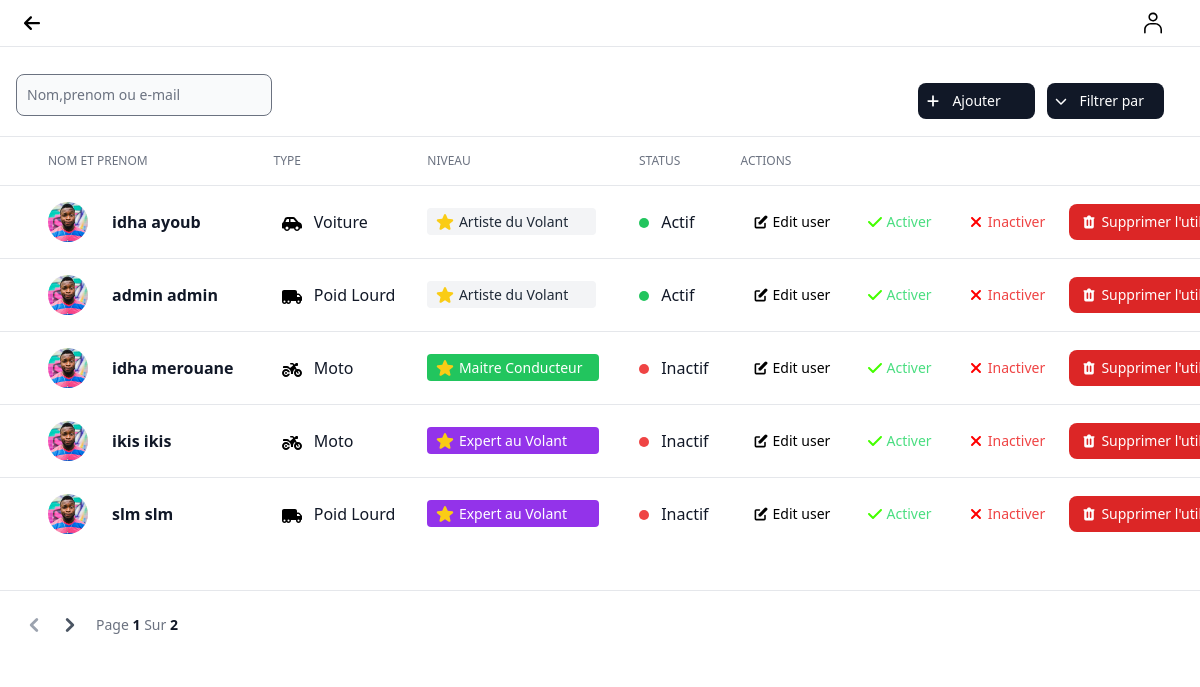
The page /drivers_list on the database as committed earlier.
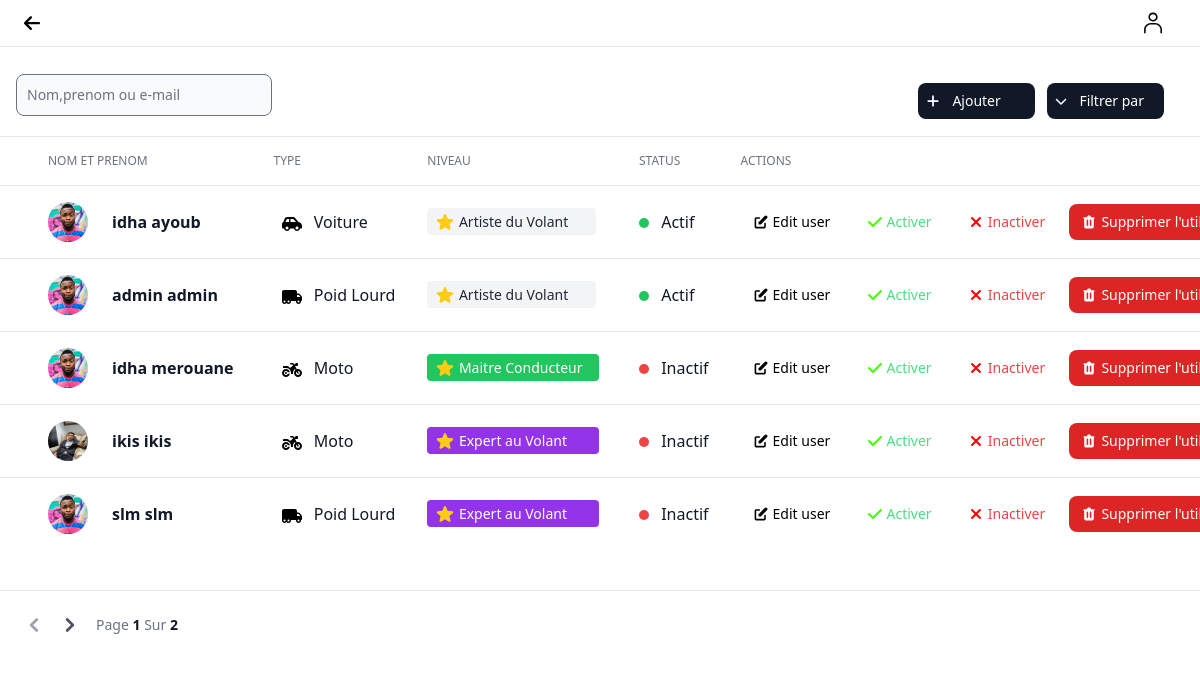
The same page on the database as committed later.
### app/models.py (models this page shows, shortened)
class Driver(models.Model):
    CAR = 'Voiture'
    MOTO = 'Moto'
    POIDS_LOURD = 'Poids Lourd'
    VEHICLE_CHOICES = [
        (CAR ,'Voiture'),
        (MOTO ,'Moto'),
        (POIDS_LOURD ,'Poids lourd'),
    ]
    Artiste_du_Volant='Artiste du Volant'
    Maitre_Conducteur='Maitre Conducteur'
    Expert_au_Volant='Expert au Volant'
    LEVEL_CHOICES=[
        (Artiste_du_Volant, 'Artiste du Volant'),
        (Maitre_Conducteur, 'Maitre Conducteur'),
        (Expert_au_Volant, 'Expert au Volant'),
    ]
    user=models.OneToOneField(User,on_delete=models.CASCADE,null=True)
    level=models.CharField(max_length=20,choices=LEVEL_CHOICES,null=True)
    is_driver=models.BooleanField(null=True)
    vehicle = models.CharField(max_length=20, choices=VEHICLE_CHOICES,null=True)

class User_otherfields(models.Model):
    user=models.OneToOneField(User,on_delete=models.CASCADE,null=True)
    profile_image=models.ImageField(upload_to="static" , null=True)
    cni=models.CharField(max_length=10,blank=True)

### sfe/views.py (the view)
# urls.py: path('drivers_list',views.drivers_list,name="drivers_list"),
def drivers_list(request):
    users = Driver.objects.all()
    user_otherfields=User_otherfields.objects.all()
    paginator = Paginator(users, 5)
    page_number = request.GET.get('page')
    page_obj = paginator.get_page(page_number)
    if page_obj is EmptyPage:
        render("userslist")
    user_approved = User.objects.filter(is_active=True)
    user_inapproved = User.objects.filter(is_active=False)
    context = {
        'users':users,
        'page_obj': page_obj,
        'user_approved': user_approved,
        'user_inapproved': user_inapproved,
        'user_otherfields':user_otherfields,
    }
    return render(request,"adm/drivers_list.html",context)

### templates/adm/drivers_list.html (shortened to what the changed rows need)
{% extends 'admdashnav.html' %}
{% load static tailwind_tags %}
{% load static %}
{% block content %}
            {% include "msg/msg.html" %}
<div class="flex flex-col pb-10">
    <div class="overflow-x-auto">
        <div class="inline-block min-w-full align-middle">
            <div class="overflow-hidden shadow">
                <table class="min-w-full divide-y divide-gray-200 table-fixed ">
                    <thead class="bg-white">
                        <tr>
                            <th scope="col" class="p-3">
                            </th>
                            <th scope="col" class="p-4 text-xs font-medium text-left text-gray-500 uppercase ">
                                Nom et prenom
                            </th>
                            <th scope="col" class="p-4 text-xs font-medium text-left text-gray-500 uppercase ">
                                Type
                            </th>
                            <th scope="col" class="p-4 text-xs font-medium text-left text-gray-500 uppercase ">
                                Niveau
                            </th>
                            <th scope="col" class="p-4 text-xs font-medium text-left text-gray-500 uppercase ">
                                Status
                            </th>
                            <th scope="col" class="p-4 text-xs font-medium text-left text-gray-500 uppercase ">
                                Actions
                            </th>
                        </tr>
                    </thead>
                    {% for i in page_obj  %}
                    <tbody class="bg-white divide-y divide-gray-200  ">
                        <tr class="hover:bg-gray-100 ">
                            <td class="w-4 p-4">
                            </td>
                            <td class="flex items-center p-4 mr-12 space-x-6 whitespace-nowrap">
                                <img class="w-10 h-10 rounded-full" src="{{i.user.user_otherfields.profile_image.url}}" alt="{{ i.user.username }}">
                                <div class="text-sm font-normal text-gray-500 ">
                                    <div class="text-base font-semibold text-gray-900 "><button > <a href="{% url 'profile' user_id=i.user.id %}"> {{i.user.last_name}} {{i.user.first_name}} </a></button></div>
                                </div>
                            </td>
                            {% if i.vehicle == "Voiture" %}
                            <td class="p-4 text-base font-medium text-gray-900 whitespace-nowrap ">
                              <svg xmlns="http://www.w3.org/2000/svg" class="inline-block w-5 mx-2" viewBox="0 0 640 512"><path d="M171.3 96H224v96H111.3l30.4-75.9C146.5 104 158.2 96 171.3 96zM272 192V96h81.2c9.7 0 18.9 4.4 25 12l67.2 84H272zm256.2 1L428.2 68c-18.2-22.8-45.8-36-75-36H171.3c-39.3 0-74.6 23.9-89.1 60.3L40.6 196.4C16.8 205.8 0 228.9 0 256V368c0 17.7 14.3 32 32 32H65.3c7.6 45.4 47.1 80 94.7 80s87.1-34.6 94.7-80H385.3c7.6 45.4 47.1 80 94.7 80s87.1-34.6 94.7-80H608c17.7 0 32-14.3 32-32V320c0-65.2-48.8-119-111.8-127zM434.7 368a48 48 0 1 1 90.5 32 48 48 0 1 1 -90.5-32zM160 336a48 48 0 1 1 0 96 48 48 0 1 1 0-96z"/></svg>
                              Voiture
                            </td>
                            {% elif  i.vehicle == 'Moto' %}
                            <td class="p-4 text-base font-medium text-gray-900 whitespace-nowrap ">
                              Moto
                            </td>
                            {% endif %}
                             {% if i.level == 'Artiste du Volant' %}
                             <td class="p-4 text-base font-medium text-gray-900 whitespace-nowrap ">
                              <span class="bg-gray-100 text-gray-800 text-sm font-medium me-2 py-1 pl-2 pr-5 rounded  ">
                                        <svg xmlns="http://www.w3.org/2000/svg" viewBox="0 0 24 24" fill="currentColor"
                                        class="-mt-0.5 h-5 w-5 text-yellow-400 inline-block ">
                                        <path fill-rule="evenodd"
                                          d="M10.788 3.21c.448-1.077 1.976-1.077 2.424 0l2.082 5.007 5.404.433c1.164.093 1.636 1.545.749 2.305l-4.117 3.527 1.257 5.273c.271 1.136-.964 2.033-1.96 1.425L12 18.354 7.373 21.18c-.996.608-2.231-.29-1.96-1.425l1.257-5.273-4.117-3.527c-.887-.76-.415-2.212.749-2.305l5.404-.433 2.082-5.006z"
                                          clip-rule="evenodd"></path>
                                      </svg>
                                      <p class="me-2 inline-block ">Artiste du Volant</p>
                              </span>
                            </td>
                            {% elif i.level == 'Maitre Conducteur' %}
                            <td class="p-4 text-base font-medium text-gray-900 whitespace-nowrap ">
                              <span class="bg-green-500 text-white text-sm font-medium me-2 py-1 px-2 rounded  ">
                                        <svg xmlns="http://www.w3.org/2000/svg" viewBox="0 0 24 24" fill="currentColor"
                                        class="-mt-0.5 h-5 w-5 text-yellow-400 inline-block ">
                                        <path fill-rule="evenodd"
                                          d="M10.788 3.21c.448-1.077 1.976-1.077 2.424 0l2.082 5.007 5.404.433c1.164.093 1.636 1.545.749 2.305l-4.117 3.527 1.257 5.273c.271 1.136-.964 2.033-1.96 1.425L12 18.354 7.373 21.18c-.996.608-2.231-.29-1.96-1.425l1.257-5.273-4.117-3.527c-.887-.76-.415-2.212.749-2.305l5.404-.433 2.082-5.006z"
                                          clip-rule="evenodd"></path>
                                      </svg>
                                      <p class="me-2 inline-block ">Maitre Conducteur</p>
                              </span>
                            </td>
                            {% else %}
                            <td class="p-4 text-base font-medium text-gray-900 whitespace-nowrap ">
                              <span class="bg-purple-600 text-white text-sm font-medium me-2 py-1 pl-2 pr-6 rounded  ">
                                      <p class="me-2 inline-block ">Expert au Volant</p>
                              </span>
                            </td>
                             {% endif %}
                             {% if i.user.is_active is True %}
                            <td class="p-4 text-base font-medium text-gray-900 whitespace-nowrap "><div class="h-2.5 w-2.5 rounded-full bg-green-500 me-2 inline-block"></div> Actif</td>
                            {% else %}
                            <td class="p-4 text-base font-medium text-gray-900 whitespace-nowrap "><div class="h-2.5 w-2.5 rounded-full bg-red-500 me-2 inline-block"></div> Inactif</td>
                            {% endif %}
                            <td class="p-4 space-x-2 whitespace-nowrap">
                                <button type="button" data-modal-target="edit-user-modal-{{user.id}}" data-modal-toggle="edit-user-modal-{{user.id}}" class="inline-flex items-center px-3 py-2 text-sm font-medium text-center text-black rounded-lg bg-primary-700 hover:bg-primary-800 focus:ring-4 focus:ring-primary-300 ">
                                    Edit user
                                </button>
                                <button type="button"  class="hover:underline inline-flex items-center px-3 py-2 text-sm font-medium text-center text-black rounded-lg bg-primary-700 hover:bg-primary-800 focus:ring-4 focus:ring-primary-300 ">
                                    <a href="{% url 'approve_user' user_id=user.id %}" class="text-green-400">Activer</a>
                                </button>
                                <button type="button"  class="hover:underline inline-flex items-center px-3 py-2 text-sm font-medium text-center text-black rounded-lg bg-primary-700 hover:bg-primary-800 focus:ring-4 focus:ring-primary-300 ">
                                    <a href="{% url 'inapprove_user' user_id=user.id %}" class="text-red-500 ">Inactiver</a>
                                </button>
                                <button type="button" data-modal-target="delete-user-modal-{{user.id}}" data-modal-toggle="delete-user-modal-{{user.id}}" class="inline-flex items-center px-3 py-2 text-sm font-medium text-center text-white bg-red-600 rounded-lg hover:bg-red-800 focus:ring-4 focus:ring-red-300 dark:focus:ring-red-900">
                                    Supprimer l'utilisateur
                                </button>
                            </td>
                        </tr>
                    </tbody>
                    {% endfor %}
                </table>
            </div>
        </div>
    </div>
</div>
        {% endblock content %}

Rows that differ between the two databases and show on the page:
changed through a linked row, Driver "ikis": user.user_otherfields.profile_image: a different picture
